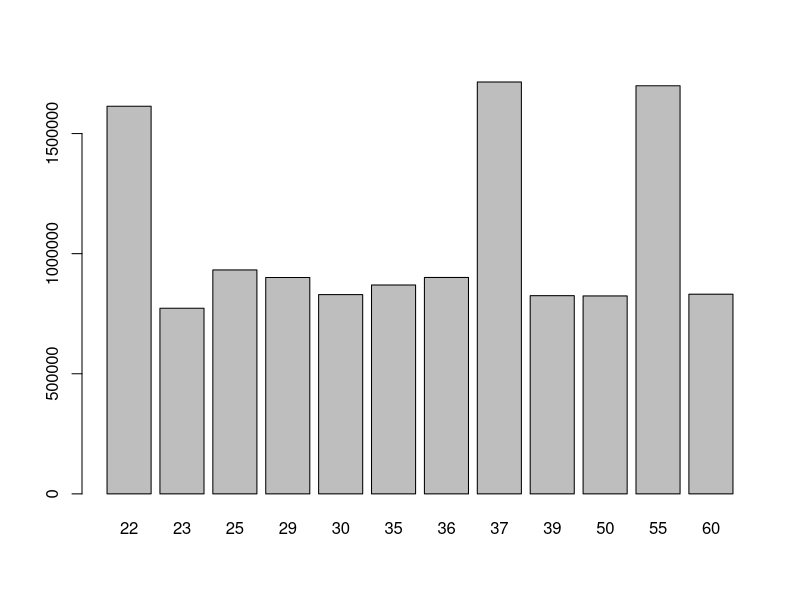
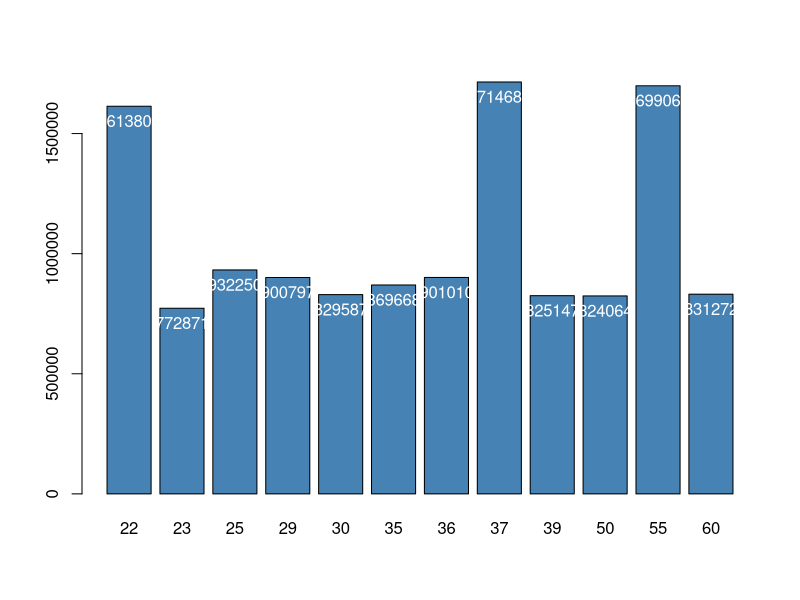

Recreate these plots in R, in order.
# Changes and sets working directory
dir<-getwd()
dir<-gsub("R-Scripts","",dir)
setwd(dir)

# loads given data set
df<-read.csv("Datasets/all_cities.csv")

# creates a sorted vector of all ages
ages<-sort(unique(df$age))

#creates vector containing total spending of each age
totals<- as.numeric(vector())
 for (age in ages) {
   x=sum(df$total[df$age==age])
   totals<-append(totals,x)
 }

# plots a bar plot of ages and their corresponding total
barplot(totals,names.arg = ages)
text(x=barplot(totals,names.arg = ages,col="steelblue"),y=totals,pos=1,labels = totals,cex=1,col="white")
